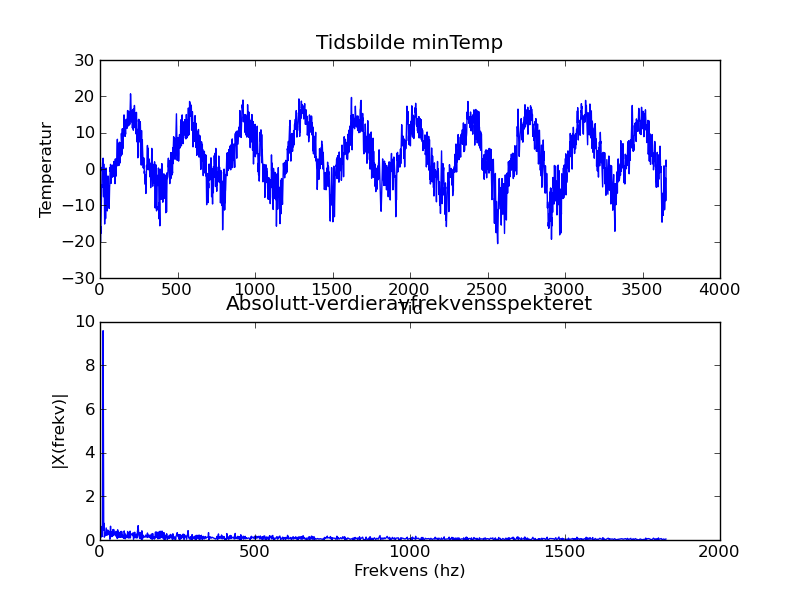

Python code for this plot:
from scitools.std import *
from urllib2 import urlopen
from matplotlib.pyplot import *
url = 'http://www.uio.no/studier/emner/matnat/fys/FYS2130/v15/tempblindern10aar.txt'
infile  = urlopen(url)

N = sum(1 for line in urlopen(url))
data = zeros((N,5))


i = 0
for line in infile:
	date, year, gjennomsnitt, minTemp, maxTemp = line.split() 
	data[i][0] = float(date)             #Assigning values from document to array
	data[i][1] = float(year)	     #------------------""-------------------
	data[i][2] = float(gjennomsnitt)
	data[i][3] = float(minTemp)
	data[i][4] = float(maxTemp)
	i += 1

t = linspace(0,N,N)
frekv= t[:N/2]
X=fft.fft(data[:,3],N)/N

subplot(2,1,1)
plot(t,data[:,3])
title('Tidsbilde minTemp')
xlabel('Tid')
ylabel('Temperatur')

subplot(2,1,2)
plot(frekv,2*abs(X[:N/2]))
title('Absolutt-verdieravfrekvensspekteret')
xlabel('Frekvens (hz)')
ylabel('|X(frekv)|')
savefig('Oppgave8.png')
show()

